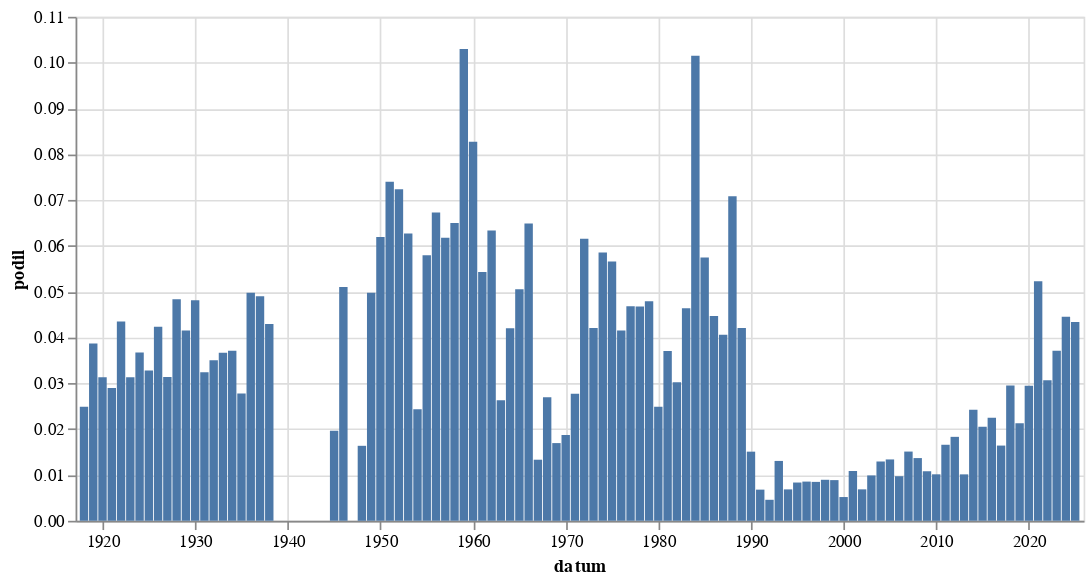

This figure's notebook cell:
### Code cell
alt.Chart(
    hledej(" [Dd]ět[esi]").to_pandas(),
    width = 600
).mark_bar(
).encode(
    alt.X('datum:T'),
    alt.Y('podil:Q')
)

### Figure 1 — Vega-Lite specification as saved in the notebook (floating-point values rounded to 4 significant figures)
{"config": {"view": {"continuousWidth": 300, "continuousHeight": 300}}, "data": {"name": "data-d860d1f6b98a9fdc2de9ec16c13473d6"}, "mark": {"type": "bar"}, "encoding": {"x": {"field": "datum", "type": "temporal"}, "y": {"field": "podil", "type": "quantitative"}}, "width": 600, "$schema": "https://vega.github.io/schema/vega-lite/v5.8.0.json", "datasets": {"data-d860d1f6b98a9fdc2de9ec16c13473d6": [{"datum": "1918-01-01T00:00:00", "text": 16, "text_right": 643, "podil": 0.02488, "co": " [Dd]ět[esi]"}, {"datum": "1919-01-01T00:00:00", "text": 154, "text_right": 3978, "podil": 0.03871, "co": " [Dd]ět[esi]"}, {"datum": "1920-01-01T00:00:00", "text": 147, "text_right": 4693, "podil": 0.03132, "co": " [Dd]ět[esi]"}, {"datum": "1921-01-01T00:00:00", "text": 159, "text_right": 5485, "podil": 0.02899, "co": " [Dd]ět[esi]"}, {"datum": "1922-01-01T00:00:00", "text": 228, "text_right": 5244, "podil": 0.04348, "co": " [Dd]ět[esi]"}, {"datum": "1923-01-01T00:00:00", "text": 118, "text_right": 3766, "podil": 0.03133, "co": " [Dd]ět[esi]"}, {"datum": "1924-01-01T00:00:00", "text": 154, "text_right": 4191, "podil": 0.03675, "co": " [Dd]ět[esi]"}, {"datum": "1925-01-01T00:00:00", "text": 102, "text_right": 3108, "podil": 0.03282, "co": " [Dd]ět[esi]"}, {"datum": "1926-01-01T00:00:00", "text": 179, "text_right": 4228, "podil": 0.04234, "co": " [Dd]ět[esi]"}, {"datum": "1927-01-01T00:00:00", "text": 134, "text_right": 4273, "podil": 0.03136, "co": " [Dd]ět[esi]"}, {"datum": "1928-01-01T00:00:00", "text": 198, "text_right": 4096, "podil": 0.04834, "co": " [Dd]ět[esi]"}, {"datum": "1929-01-01T00:00:00", "text": 103, "text_right": 2479, "podil": 0.04155, "co": " [Dd]ět[esi]"}, {"datum": "1930-01-01T00:00:00", "text": 240, "text_right": 4987, "podil": 0.04813, "co": " [Dd]ět[esi]"}, {"datum": "1931-01-01T00:00:00", "text": 126, "text_right": 3888, "podil": 0.03241, "co": " [Dd]ět[esi]"}, {"datum": "1932-01-01T00:00:00", "text": 82, "text_right": 2339, "podil": 0.03506, "co": " [Dd]ět[esi]"}, {"datum": "1933-01-01T00:00:00", "text": 94, "text_right": 2561, "podil": 0.0367, "co": " [Dd]ět[esi]"}, {"datum": "1934-01-01T00:00:00", "text": 80, "text_right": 2156, "podil": 0.03711, "co": " [Dd]ět[esi]"}, {"datum": "1935-01-01T00:00:00", "text": 63, "text_right": 2268, "podil": 0.02778, "co": " [Dd]ět[esi]"}, {"datum": "1936-01-01T00:00:00", "text": 108, "text_right": 2169, "podil": 0.04979, "co": " [Dd]ět[esi]"}, {"datum": "1937-01-01T00:00:00", "text": 93, "text_right": 1897, "podil": 0.04902, "co": " [Dd]ět[esi]"}, {"datum": "1938-01-01T00:00:00", "text": 38, "text_right": 885, "podil": 0.04294, "co": " [Dd]ět[esi]"}, {"datum": "1945-01-01T00:00:00", "text": 14, "text_right": 712, "podil": 0.01966, "co": " [Dd]ět[esi]"}, {"datum": "1946-01-01T00:00:00", "text": 66, "text_right": 1293, "podil": 0.05104, "co": " [Dd]ět[esi]"}, {"datum": "1948-01-01T00:00:00", "text": 20, "text_right": 1222, "podil": 0.01637, "co": " [Dd]ět[esi]"}, {"datum": "1949-01-01T00:00:00", "text": 41, "text_right": 824, "podil": 0.04976, "co": " [Dd]ět[esi]"}, {"datum": "1950-01-01T00:00:00", "text": 27, "text_right": 436, "podil": 0.06193, "co": " [Dd]ět[esi]"}, {"datum": "1951-01-01T00:00:00", "text": 27, "text_right": 365, "podil": 0.07397, "co": " [Dd]ět[esi]"}, {"datum": "1952-01-01T00:00:00", "text": 28, "text_right": 387, "podil": 0.07235, "co": " [Dd]ět[esi]"}, {"datum": "1953-01-01T00:00:00", "text": 18, "text_right": 287, "podil": 0.06272, "co": " [Dd]ět[esi]"}, {"datum": "1954-01-01T00:00:00", "text": 15, "text_right": 616, "podil": 0.02435, "co": " [Dd]ět[esi]"}, {"datum": "1955-01-01T00:00:00", "text": 12, "text_right": 207, "podil": 0.05797, "co": " [Dd]ět[esi]"}, {"datum": "1956-01-01T00:00:00", "text": 22, "text_right": 327, "podil": 0.06728, "co": " [Dd]ět[esi]"}, {"datum": "1957-01-01T00:00:00", "text": 21, "text_right": 340, "podil": 0.06176, "co": " [Dd]ět[esi]"}, {"datum": "1958-01-01T00:00:00", "text": 21, "text_right": 323, "podil": 0.06502, "co": " [Dd]ět[esi]"}, {"datum": "1959-01-01T00:00:00", "text": 31, "text_right": 301, "podil": 0.103, "co": " [Dd]ět[esi]"}, {"datum": "1960-01-01T00:00:00", "text": 33, "text_right": 399, "podil": 0.08271, "co": " [Dd]ět[esi]"}, {"datum": "1961-01-01T00:00:00", "text": 22, "text_right": 405, "podil": 0.05432, "co": " [Dd]ět[esi]"}, {"datum": "1962-01-01T00:00:00", "text": 14, "text_right": 221, "podil": 0.06335, "co": " [Dd]ět[esi]"}, {"datum": "1963-01-01T00:00:00", "text": 8, "text_right": 304, "podil": 0.02632, "co": " [Dd]ět[esi]"}, {"datum": "1964-01-01T00:00:00", "text": 32, "text_right": 761, "podil": 0.04205, "co": " [Dd]ět[esi]"}, {"datum": "1965-01-01T00:00:00", "text": 24, "text_right": 475, "podil": 0.05053, "co": " [Dd]ět[esi]"}, {"datum": "1966-01-01T00:00:00", "text": 34, "text_right": 524, "podil": 0.06489, "co": " [Dd]ět[esi]"}, {"datum": "1967-01-01T00:00:00", "text": 7, "text_right": 525, "podil": 0.01333, "co": " [Dd]ět[esi]"}, {"datum": "1968-01-01T00:00:00", "text": 54, "text_right": 2001, "podil": 0.02699, "co": " [Dd]ět[esi]"}, {"datum": "1969-01-01T00:00:00", "text": 24, "text_right": 1415, "podil": 0.01696, "co": " [Dd]ět[esi]"}, {"datum": "1970-01-01T00:00:00", "text": 18, "text_right": 961, "podil": 0.01873, "co": " [Dd]ět[esi]"}, {"datum": "1971-01-01T00:00:00", "text": 24, "text_right": 865, "podil": 0.02775, "co": " [Dd]ět[esi]"}, {"datum": "1972-01-01T00:00:00", "text": 37, "text_right": 601, "podil": 0.06156, "co": " [Dd]ět[esi]"}, {"datum": "1973-01-01T00:00:00", "text": 36, "text_right": 856, "podil": 0.04206, "co": " [Dd]ět[esi]"}, {"datum": "1974-01-01T00:00:00", "text": 47, "text_right": 803, "podil": 0.05853, "co": " [Dd]ět[esi]"}, {"datum": "1975-01-01T00:00:00", "text": 51, "text_right": 901, "podil": 0.0566, "co": " [Dd]ět[esi]"}, {"datum": "1976-01-01T00:00:00", "text": 27, "text_right": 650, "podil": 0.04154, "co": " [Dd]ět[esi]"}, {"datum": "1977-01-01T00:00:00", "text": 36, "text_right": 769, "podil": 0.04681, "co": " [Dd]ět[esi]"}, {"datum": "1978-01-01T00:00:00", "text": 38, "text_right": 812, "podil": 0.0468, "co": " [Dd]ět[esi]"}, {"datum": "1979-01-01T00:00:00", "text": 31, "text_right": 647, "podil": 0.04791, "co": " [Dd]ět[esi]"}, {"datum": "1980-01-01T00:00:00", "text": 18, "text_right": 723, "podil": 0.0249, "co": " [Dd]ět[esi]"}, {"datum": "1981-01-01T00:00:00", "text": 11, "text_right": 297, "podil": 0.03704, "co": " [Dd]ět[esi]"}, {"datum": "1982-01-01T00:00:00", "text": 12, "text_right": 397, "podil": 0.03023, "co": " [Dd]ět[esi]"}, {"datum": "1983-01-01T00:00:00", "text": 22, "text_right": 474, "podil": 0.04641, "co": " [Dd]ět[esi]"}, {"datum": "1984-01-01T00:00:00", "text": 40, "text_right": 394, "podil": 0.1015, "co": " [Dd]ět[esi]"}, {"datum": "1985-01-01T00:00:00", "text": 20, "text_right": 348, "podil": 0.05747, "co": " [Dd]ět[esi]"}, {"datum": "1986-01-01T00:00:00", "text": 11, "text_right": 246, "podil": 0.04472, "co": " [Dd]ět[esi]"}, {"datum": "1987-01-01T00:00:00", "text": 14, "text_right": 345, "podil": 0.04058, "co": " [Dd]ět[esi]"}, {"datum": "1988-01-01T00:00:00", "text": 25, "text_right": 353, "podil": 0.07082, "co": " [Dd]ět[esi]"}, {"datum": "1989-01-01T00:00:00", "text": 35, "text_right": 832, "podil": 0.04207, "co": " [Dd]ět[esi]"}, {"datum": "1990-01-01T00:00:00", "text": 105, "text_right": 6958, "podil": 0.01509, "co": " [Dd]ět[esi]"}, {"datum": "1991-01-01T00:00:00", "text": 89, "text_right": 13084, "podil": 0.006802, "co": " [Dd]ět[esi]"}, {"datum": "1992-01-01T00:00:00", "text": 53, "text_right": 11558, "podil": 0.004586, "co": " [Dd]ět[esi]"}, {"datum": "1993-01-01T00:00:00", "text": 122, "text_right": 9337, "podil": 0.01307, "co": " [Dd]ět[esi]"}, {"datum": "1994-01-01T00:00:00", "text": 53, "text_right": 7730, "podil": 0.006856, "co": " [Dd]ět[esi]"}, {"datum": "1995-01-01T00:00:00", "text": 77, "text_right": 9219, "podil": 0.008352, "co": " [Dd]ět[esi]"}, {"datum": "1996-01-01T00:00:00", "text": 80, "text_right": 9349, "podil": 0.008557, "co": " [Dd]ět[esi]"}, {"datum": "1997-01-01T00:00:00", "text": 139, "text_right": 16367, "podil": 0.008493, "co": " [Dd]ět[esi]"}, {"datum": "1998-01-01T00:00:00", "text": 105, "text_right": 11729, "podil": 0.008952, "co": " [Dd]ět[esi]"}, {"datum": "1999-01-01T00:00:00", "text": 181, "text_right": 20383, "podil": 0.00888, "co": " [Dd]ět[esi]"}, {"datum": "2000-01-01T00:00:00", "text": 123, "text_right": 23721, "podil": 0.005185, "co": " [Dd]ět[esi]"}, {"datum": "2001-01-01T00:00:00", "text": 220, "text_right": 20242, "podil": 0.01087, "co": " [Dd]ět[esi]"}, {"datum": "2002-01-01T00:00:00", "text": 111, "text_right": 16173, "podil": 0.006863, "co": " [Dd]ět[esi]"}, {"datum": "2003-01-01T00:00:00", "text": 212, "text_right": 21407, "podil": 0.009903, "co": " [Dd]ět[esi]"}, {"datum": "2004-01-01T00:00:00", "text": 258, "text_right": 19932, "podil": 0.01294, "co": " [Dd]ět[esi]"}, {"datum": "2005-01-01T00:00:00", "text": 300, "text_right": 22401, "podil": 0.01339, "co": " [Dd]ět[esi]"}, {"datum": "2006-01-01T00:00:00", "text": 135, "text_right": 13873, "podil": 0.009731, "co": " [Dd]ět[esi]"}, {"datum": "2007-01-01T00:00:00", "text": 206, "text_right": 13633, "podil": 0.01511, "co": " [Dd]ět[esi]"}, {"datum": "2008-01-01T00:00:00", "text": 189, "text_right": 13807, "podil": 0.01369, "co": " [Dd]ět[esi]"}, {"datum": "2009-01-01T00:00:00", "text": 179, "text_right": 16552, "podil": 0.01081, "co": " [Dd]ět[esi]"}, {"datum": "2010-01-01T00:00:00", "text": 129, "text_right": 12714, "podil": 0.01015, "co": " [Dd]ět[esi]"}, {"datum": "2011-01-01T00:00:00", "text": 295, "text_right": 17776, "podil": 0.0166, "co": " [Dd]ět[esi]"}, {"datum": "2012-01-01T00:00:00", "text": 265, "text_right": 14462, "podil": 0.01832, "co": " [Dd]ět[esi]"}, {"datum": "2013-01-01T00:00:00", "text": 97, "text_right": 9571, "podil": 0.01013, "co": " [Dd]ět[esi]"}, {"datum": "2014-01-01T00:00:00", "text": 504, "text_right": 20807, "podil": 0.02422, "co": " [Dd]ět[esi]"}, {"datum": "2015-01-01T00:00:00", "text": 440, "text_right": 21458, "podil": 0.02051, "co": " [Dd]ět[esi]"}, {"datum": "2016-01-01T00:00:00", "text": 510, "text_right": 22689, "podil": 0.02248, "co": " [Dd]ět[esi]"}, {"datum": "2017-01-01T00:00:00", "text": 299, "text_right": 18211, "podil": 0.01642, "co": " [Dd]ět[esi]"}, {"datum": "2018-01-01T00:00:00", "text": 607, "text_right": 20550, "podil": 0.02954, "co": " [Dd]ět[esi]"}, {"datum": "2019-01-01T00:00:00", "text": 526, "text_right": 24733, "podil": 0.02127, "co": " [Dd]ět[esi]"}, {"datum": "2020-01-01T00:00:00", "text": 692, "text_right": 23475, "podil": 0.02948, "co": " [Dd]ět[esi]"}, {"datum": "2021-01-01T00:00:00", "text": 1039, "text_right": 19879, "podil": 0.05227, "co": " [Dd]ět[esi]"}, {"datum": "2022-01-01T00:00:00", "text": 638, "text_right": 20784, "podil": 0.0307, "co": " [Dd]ět[esi]"}, {"datum": "2023-01-01T00:00:00", "text": 908, "text_right": 24476, "podil": 0.0371, "co": " [Dd]ět[esi]"}, {"datum": "2024-01-01T00:00:00", "text": 1059, "text_right": 23773, "podil": 0.04455, "co": " [Dd]ět[esi]"}, {"datum": "2025-01-01T00:00:00", "text": 543, "text_right": 12519, "podil": 0.04337, "co": " [Dd]ět[esi]"}]}}
